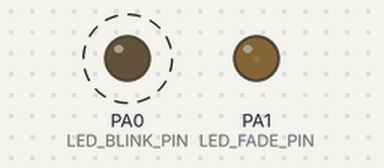
Bench run of a sketch on a simulated STM32 Blue Pill. Shown: output pins drawn as LEDs (lit = HIGH). Dashed ring = blinking.

Above: at 0.05 s.
At 0.95 s:
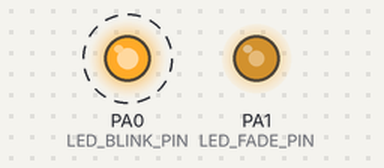
At 1.6 s:
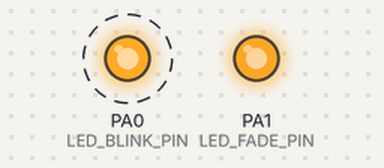
At 2.75 s:
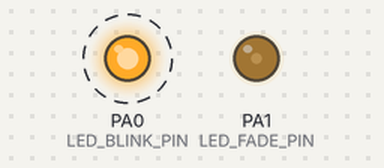
Timing chart, 0 to 7.1 s (numbered marks = the images above):
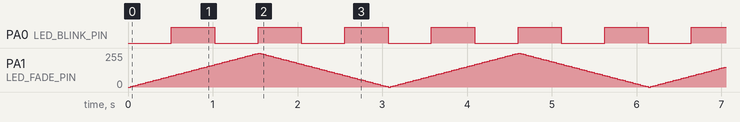

The sketch:

Laboratory_Assignment_1.ino
```cpp
#define LED_BLINK_PIN PA0  // LED for blinking (Demo 1)
#define LED_FADE_PIN  PA1  // LED for fading (PWM - Demo 2)

unsigned long previousMillis = 0;
const long blinkInterval = 500;  // 500ms for blinking

int brightness = 0;
int fadeAmount = 5;

void setup() {
  pinMode(LED_BLINK_PIN, OUTPUT);
  pinMode(LED_FADE_PIN, OUTPUT);
}

void loop() {
  // === DEMO 1: Blinking LED every 500ms ===
  unsigned long currentMillis = millis();
  if (currentMillis - previousMillis >= blinkInterval) {
    previousMillis = currentMillis;
    digitalWrite(LED_BLINK_PIN, !digitalRead(LED_BLINK_PIN)); // Toggle blink LED
  }

  // === DEMO 2: Fading LED using PWM ===
  analogWrite(LED_FADE_PIN, brightness);  // PWM signal
  brightness += fadeAmount;
  if (brightness <= 0 || brightness >= 255) {
    fadeAmount = -fadeAmount;  // Reverse fade direction
  }
  delay(30);  // Adjust fading speed
}
```

Measured:
- by itself, PA0 (LED_BLINK_PIN): alternates HIGH for 0.51 s and LOW for 0.51 s
